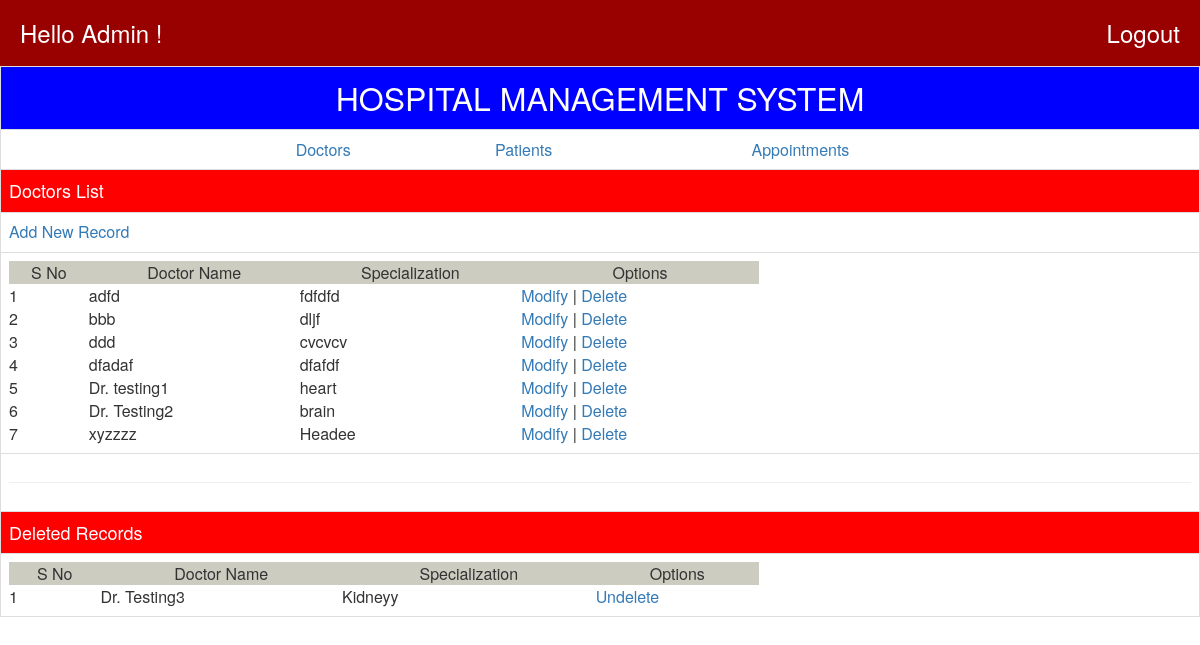
/DLIST.php, run on the app's committed database.
### tables this page shows
CREATE TABLE IF NOT EXISTS `doct` (
  `dno` int(11) NOT NULL AUTO_INCREMENT,
  `dname` varchar(30) NOT NULL,
  `dspec` varchar(30) NOT NULL,
  `dshow` varchar(1) NOT NULL DEFAULT 'Y',
  PRIMARY KEY (`dno`)
);

### DLIST.php (the view, shortened to what this page needs)
<?php require('connection.php');?>
<html>
 <head>
 <link rel="stylesheet" href="css/bootstrap.css"/>
 </head>
 <body>
<table class="table table-bordered">
<tr bgcolor=blue><td align=center><font SIZE=6 color=white>HOSPITAL
MANAGEMENT SYSTEM</font></td></tr>
<tr><td><table align=center width=750 cellspacing=0 cellpadding=5>
<tr><td align=center><a href=dlist.php>Doctors</td><td align=center><a
href=plist.php>Patients</td><td align=center><a
href=alist.php>Appointments</td>
</table></td></tr>
<tr bgcolor=red><td ><font size=4 color=white>Doctors
List</font></td></tr>
<tr><td><a href=dadd.php>Add New Record</a></td></tr>
<tr><td><table width=750 cellspacing=0 cellpadding=5>
<tr bgcolor=#ccccc><td align=center>S No</td><td align=center>Doctor
Name</td><td align=center>Specialization</td><td
align=center>Options</td></tr>
<?php
$rs1=mysql_query("SELECT * from doct where dshow='Y' order by
dname;");
$sno=1;
while( $row=mysql_fetch_array($rs1)) {
 echo "<tr><td>$sno</td><td>$row[1]</td><td>$row[2]</td><td><a
href=dmod.php?rno=".$row[0].">Modify</a> | <a
href=ddel.php?rno=".$row[0].">Delete</a></td></tr>";
 $sno++;
}
?>
</table></td></tr>
<tr><td align=center><hr></td></tr>
<tr bgcolor=red><td><font size=4 color=white>Deleted
Records</font></td></tr>
<tr><td><table width=750 cellspacing=0 cellpadding=5>
<tr bgcolor=#ccccc><td align=center>S No</td><td align=center>Doctor
Name</td><td align=center>Specialization</td><td
align=center>Options</td></tr>
<?php
$rs2=mysql_query("SELECT * from doct where dshow='N' order by
dname;");
$sno=1;
while( $row=mysql_fetch_array($rs2)) {
 echo "<tr><td>$sno</td><td>$row[1]</td><td>$row[2]</td><td><a
href=dundel.php?rno=".$row[0].">Undelete</a></td></tr>";
 $sno++;
}
?>
</table></td></tr>
</table>
</body>
</html>

### data on the page
doct: dname "adfd", dspec "fdfdfd"
doct: dname "bbb", dspec "dljf"
doct: dname "ddd", dspec "cvcvcv"
doct: dname "dfadaf", dspec "dfafdf"
doct: dname "Dr. testing1", dspec "heart"
doct: dname "Dr. Testing2", dspec "brain"
doct: dname "xyzzzz", dspec "Headee"
doct: dname "Dr. Testing3", dspec "Kidneyy"
